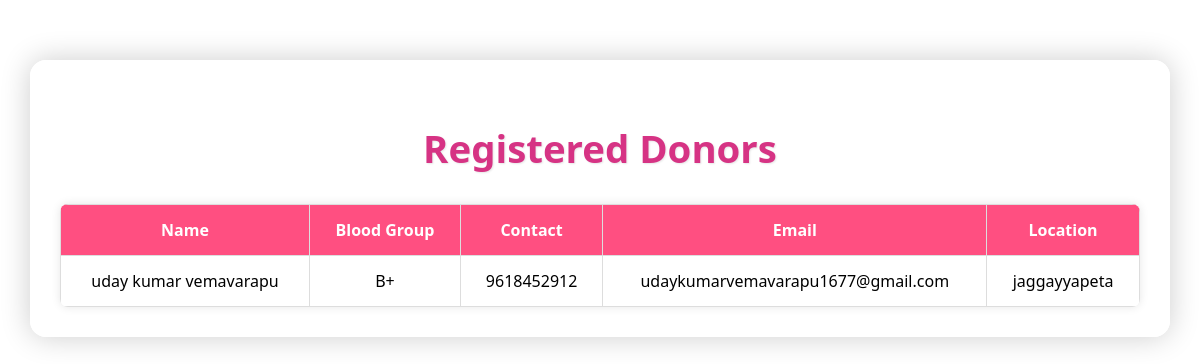
/view_donors, run on an earlier commit of the app's database.
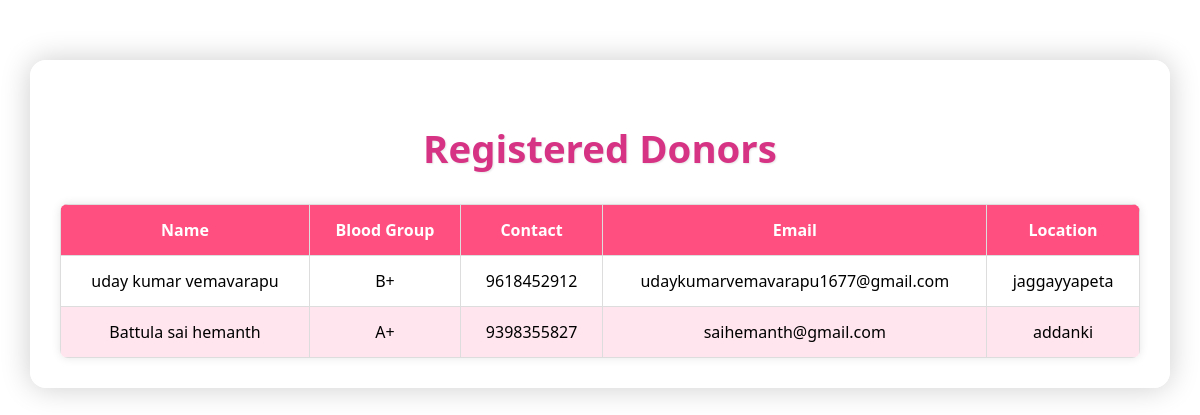
And on a later commit of the database.
### tables this page shows
CREATE TABLE donors (
            id INTEGER PRIMARY KEY AUTOINCREMENT,
            name TEXT NOT NULL,
            blood_group TEXT NOT NULL,
            phone TEXT NOT NULL,
            email TEXT NOT NULL,
            location TEXT NOT NULL
        );

### app.py (the view)
@app.route('/view_donors')
def view_donors():
    conn = get_db_connection()
    cursor = conn.cursor()
    cursor.execute("SELECT name, blood_group, phone, email, location FROM donors")
    donors = cursor.fetchall()
    conn.close()
    return render_template('view_donors.html', donors=donors)

### app.py (called while the page is built)
def get_db_connection():
    db_path = os.path.join(os.path.dirname(__file__), 'bloodsource.db')
    conn = sqlite3.connect(db_path)
    conn.row_factory = sqlite3.Row
    return conn

### templates/view_donors.html (shortened to what this page needs)
<!DOCTYPE html>
<html>
<head>
</head>
<body>
    <div class="container">
        <h2>Registered Donors</h2>
        <table>
            <thead>
                <tr>
                    <th>Name</th>
                    <th>Blood Group</th>
                    <th>Contact</th>
                    <th>Email</th>
                    <th>Location</th>
                </tr>
            </thead>
            <tbody>
                {% for donor in donors %}
                <tr>
                    <td>{{ donor[0] }}</td>
                    <td>{{ donor[1] }}</td>
                    <td>{{ donor[2] }}</td>
                    <td>{{ donor[3] }}</td>
                    <td>{{ donor[4] }}</td>
                </tr>
                {% endfor %}
            </tbody>
        </table>
    </div>
</body>
</html>

What changed in the data, as far as the page shows it:
added donors: name "Battula sai hemanth", blood_group "A+", phone "9398355827", email "saihemanth@gmail.com", location "addanki"
